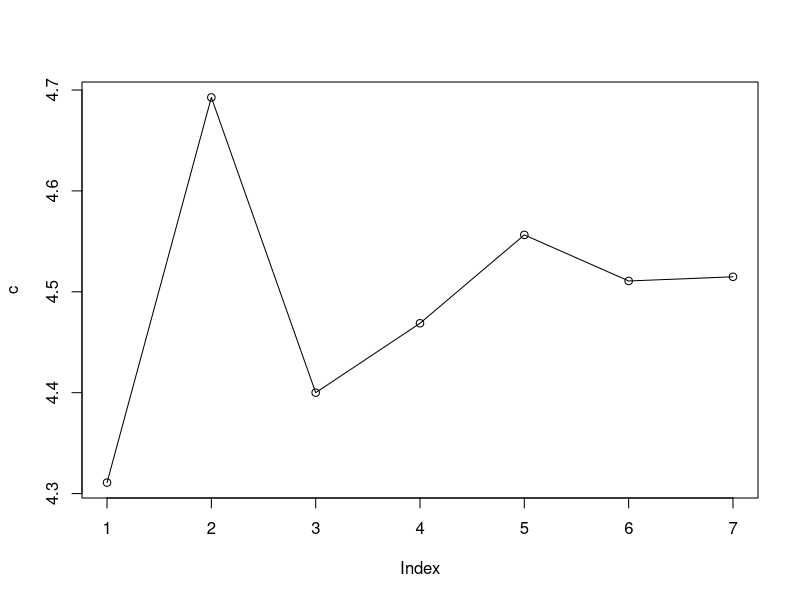

R code for this plot:
# Лабараторная работата 5
# Выполнил студент гр. АСУ4-22-1м
# Попов Кирилл Михайлович
# Задание 1. Вариант 9
# Задание вектора длинной 1000 из логнормального распределения
{
  x <- 1000
  rl_norm <- rlnorm(x, meanlog=1,sdlog=1)
  print(rl_norm)
}

# Вычисление с помощью встроенных функций
{
  cat("Мат. ожидание 1: ", mean(rl_norm), "\n")
  cat("стандартное отклонение 1: ", sd(rl_norm), "\n")
  cat("Медиана вектора 1: ", median(rl_norm), "\n")
}

# Вычиление без встроенных функций
{
  s <- 0 # сумма элементов
  m <- 0 # среднее арифметическое (мат.ожидание) значение вектора
  q <-0 # стандартное отклонение
  md <- 0 # медиана вектора
  
  # Математическое ожидание
  for (v in rl_norm){
    s <- s+v
  }
  m <- s/x
  cat("Мат. ожидание 2 : ", m, "\n")
  
  # стандартное отклонение
  sum <- 0
  for (z in rl_norm){
    s1 <- (z-m)^2
    sum = sum + s1
  }
  zn <- x-1
  q <- sqrt(sum/zn)
  cat("стандартное отклонение 2 : ", q, "\n")

  # Медиана вектора
  ord <- order(rl_norm)
  ord <- rl_norm[ord]
  if(x%%2 == 0){
    md1 <- ord[x/2]
    md2 <- ord[x/2 + 1]
    md = (md1 + md2)/2
    #md = md/2
  }else{
    md <- ord[x/2 +0.5]
  }

  cat("медиана вектора 2 : ", md, "\n")
}

# Исследование изменений значений мат. ожидания логнормального распределения
{
  calc_mean <- function(x)
  {
    rlnorm = rlnorm(x,meanlog=1,sdlog=1)
    mean_rnorm <- mean(rlnorm)
    cat("Мат. ожидание: ", mean_rnorm, "\n")
    return(mean_rnorm)
  }
  
  c <- calc_mean(1000)
  c <- c(c, calc_mean(2000))
  c <- c(c, calc_mean(4000))
  c <- c(c, calc_mean(8000))
  c <- c(c, calc_mean(16000))
  c <- c(c, calc_mean(32000))
  c <- c(c, calc_mean(64000))
  plot(c)
  lines(c)  
}









